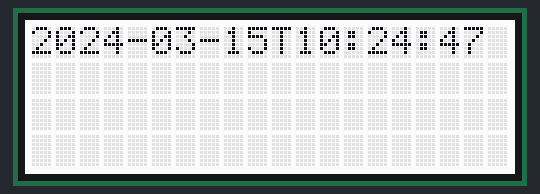
Simulated run of this sketch. Board: Arduino Uno, built with avr-gcc and run on an emulated ATmega328P. Parts: 20×4 character LCD. The local clock reads 2024-03-15 10:24:30 at power-on unless the sketch sets it.

Above: at 0.1 s.
At 6.1 s:
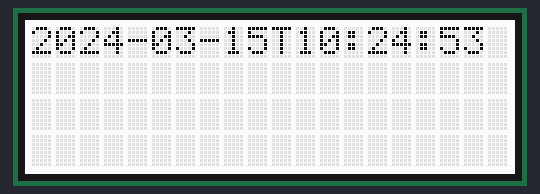
At 13.1 s:
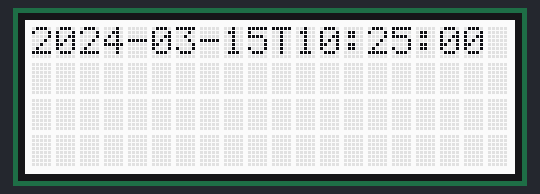
At 17.1 s:
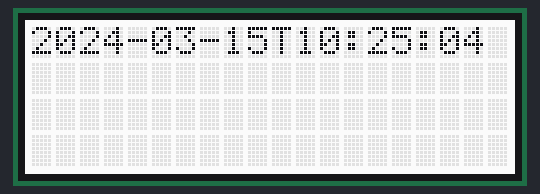
At 27.1 s:
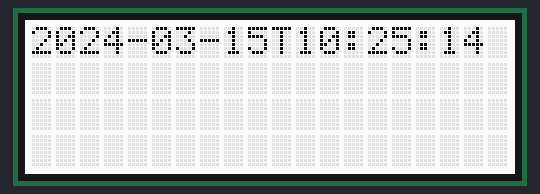
At 38.1 s:
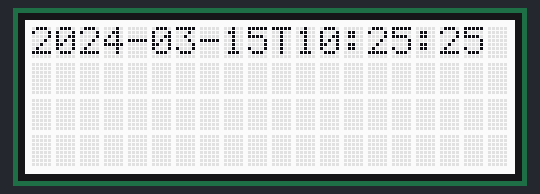

Measured:
- what the display in image 1 shows lasts 1.1 s, from 6.0 s to 7.1 s
- what the display in image 2 shows lasts 1.0 s, from 13.1 s to 14.1 s

The sketch:

Clock.ino
```cpp
#include <Wire.h>
#include <SerLCD.h>
#include <RTClib.h>


SerLCD lcd;
RTC_PCF8523 rtc;

uint32_t offset = -17; // offset of RTC in seconds

void setup() {
    Wire.begin();
    lcd.begin(Wire);
    Wire.setClock(400000); // set I2C SCL to High Speed Mode of 400kHz

    lcd.setFastBacklight(0xFFFFFF); // set backlight to bright white
    lcd.setContrast(5); // Set contrast. Lower to 0 for higher contrast.
    lcd.clear();

    while (!rtc.begin()) {
        lcd.clear();
        lcd.print("Failed to find RTC...");
        delay(200);
    }

    if (!rtc.initialized() || rtc.lostPower()) {
        lcd.clear();
        lcd.print("RTC is not initialized!");
        while (1) delay(10);
    }

    rtc.start();
}

void loop() {
    DateTime now = DateTime(rtc.now().unixtime() - offset);
    lcd.clear();
    lcd.print(now.timestamp());
    delay(100);
}
```
